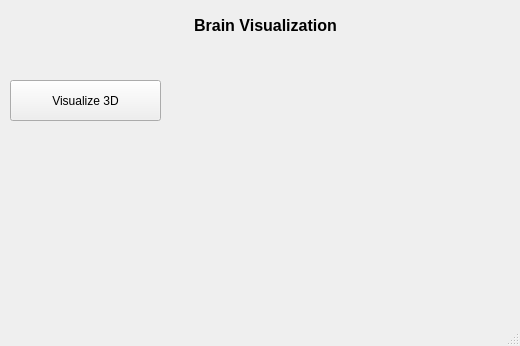
<?xml version="1.0" encoding="UTF-8"?>
<ui version="4.0">
 <class>Visualization3D</class>
 <widget class="QMainWindow" name="Visualization3D">
  <property name="geometry">
   <rect>
    <x>0</x>
    <y>0</y>
    <width>520</width>
    <height>346</height>
   </rect>
  </property>
  <property name="windowTitle">
   <string>MainWindow</string>
  </property>
  <widget class="QWidget" name="centralwidget">
   <widget class="QPushButton" name="visualizeBtn">
    <property name="geometry">
     <rect>
      <x>10</x>
      <y>80</y>
      <width>151</width>
      <height>41</height>
     </rect>
    </property>
    <property name="text">
     <string>Visualize 3D</string>
    </property>
   </widget>
   <widget class="QLabel" name="label">
    <property name="geometry">
     <rect>
      <x>190</x>
      <y>10</y>
      <width>151</width>
      <height>31</height>
     </rect>
    </property>
    <property name="font">
     <font>
      <pointsize>12</pointsize>
      <weight>75</weight>
      <bold>true</bold>
     </font>
    </property>
    <property name="text">
     <string>Brain Visualization</string>
    </property>
    <property name="textFormat">
     <enum>Qt::AutoText</enum>
    </property>
    <property name="scaledContents">
     <bool>false</bool>
    </property>
    <property name="alignment">
     <set>Qt::AlignCenter</set>
    </property>
    <property name="wordWrap">
     <bool>false</bool>
    </property>
   </widget>
   <widget class="QLabel" name="processDescLabel">
    <property name="geometry">
     <rect>
      <x>170</x>
      <y>280</y>
      <width>221</width>
      <height>21</height>
     </rect>
    </property>
    <property name="font">
     <font>
      <pointsize>10</pointsize>
     </font>
    </property>
    <property name="text">
     <string/>
    </property>
    <property name="alignment">
     <set>Qt::AlignCenter</set>
    </property>
   </widget>
  </widget>
  <widget class="QMenuBar" name="menubar">
   <property name="geometry">
    <rect>
     <x>0</x>
     <y>0</y>
     <width>520</width>
     <height>22</height>
    </rect>
   </property>
  </widget>
  <widget class="QStatusBar" name="statusbar"/>
 </widget>
 <resources/>
 <connections/>
</ui>
